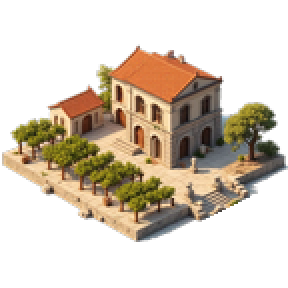
#> input picture assets/_orig/buildings/armory.png, 144 x 144 px (shown 2 times larger)
$ python -i process_terrain_textures.py   (imports and definitions only)
#> lines starting #> are read from the running program, lines starting #| are printed output that depends on the picture
"""
Convertit les textures de sol Olympos (1024×1024 PNG ou zip) en tuiles iso
64×32 logiques pour assets/tiles/ (export 128×64, réduit par le canvas).

Usage :
  python tools/process_terrain_textures.py OLYMPOS_TERRAIN_TEXTURES.zip
  python tools/process_terrain_textures.py assets/textures_source/*.png
  python tools/process_terrain_textures.py --from-preview chemin/vers/apercu.png
  python tools/process_terrain_textures.py --from-iso-atlas chemin/planche.webp

Ordre attendu dans le zip (8 fichiers, tri alphabétique ou noms explicites) :
  01_grass, 02_hill, 03_marble, 04_rock, 05_sand, 06_water, 07_road, 08_forest
Ou noms : grass, hill, marble, rock, sand, water, road/planks/cobble, forest/wheat
"""

import os
import random
import sys
import zipfile
from PIL import Image, ImageEnhance, ImageFilter

ROOT = os.path.dirname(os.path.dirname(os.path.abspath(__file__)))
OUT_DIR = os.path.join(ROOT, "assets", "tiles")
SRC_DIR = os.path.join(ROOT, "assets", "textures_source")

TILE_W = 64
TILE_H = 32
# Export 2× (128×64) : le canvas réduit avec antialiasing → plus net au zoom
EXPORT_SCALE = 2
DIAMOND_INSET = 1.0

# Ordre gauche→droite sur la planche « APERÇU TILING » (8 carrés)
PREVIEW_STRIP_NAMES = [
    "grass", "hill", "marble", "rock", "sand", "water", "wood_planks", "wheat",
]

# Fichiers jeu ← source (index dans PREVIEW_STRIP_NAMES ou nom de fichier zip)
GAME_TILE_SOURCES = {
    "grass":  "grass",
    "hill":   "hill",
    "marble": "marble",
    "rock":   "rock",
    "sand":   "sand",
    "water":  "water",
    "wheat":  "wheat",       # hautes herbes / épis
    "forest": "grass",       # sol herbeux + arbres procéduraux par-dessus
}

ROAD_OUT = "road.png"

# Planche isométrique 4×4 (ligne, colonne) → tuile jeu
# Source type « terrain tiles set » (herbe, eau, sable, pierre, bois, glace…)
ISO_ATLAS_GRID = (4, 4)
ISO_ATLAS_FILL = 1.0            # largeur face = TILE_W × EXPORT_SCALE exactement
ISO_ATLAS_BG_THRESHOLD = 22    # noir / fond transparent → alpha 0
ISO_ATLAS_TILE_H = 88          # hauteur canvas export (toutes tuiles identiques)
ISO_ATLAS_FACE_ROW = 38        # ligne cible : centre de la face iso (alignement grille)
ISO_ATLAS_MAP = {
    "grass":  (1, 3),  # hautes herbes
    "hill":   (0, 1),  # rochers moussus sur herbe
    "marble": (1, 1),  # pavés pierre
    "rock":   (2, 2),  # pierre sombre fissurée
    "sand":   (2, 1),  # sable
    "water":  (0, 2),  # eau claire
    "wheat":  (3, 1),  # pelouse quadrillée → champs de blé doré
    "forest": (1, 3),  # hautes herbes → assombri
    "road":   (1, 1),  # pavés pierre (voie romaine / agora)
}


# [48 lines left out: functions sample_bilinear, enhance_square, not called in this run]


def make_road_cobble_cell(paver_cell):
    """Route = pavés pierre légèrement patinés (distinct du marbre carrière en jeu)."""
    im = paver_cell.convert("RGBA")
    rgb = im.convert("RGB")
    rgb = ImageEnhance.Color(rgb).enhance(0.90)
    rgb = ImageEnhance.Contrast(rgb).enhance(1.06)
    rgb = ImageEnhance.Brightness(rgb).enhance(0.96)
    out = rgb.convert("RGBA")
    if im.getextrema()[3][0] < 255:
        out.putalpha(im.split()[3])
    return out


# [46 lines left out: functions make_forest_variant, make_iso_tile, not called in this run]


def defringe_rgba(img, min_sum=24):
    """Supprime le halo noir sur les pixels semi-transparents (artefact de découpe)."""
    im = img.convert("RGBA")
    px = im.load()
    w, h = im.size
    for y in range(h):
        for x in range(w):
            r, g, b, a = px[x, y]
            if a == 0 or a == 255 or (r + g + b) >= min_sum:
                continue
            tr, tg, tb, tw = 0, 0, 0, 0
            for dx, dy in ((-1, 0), (1, 0), (0, -1), (0, 1)):
                nx, ny = x + dx, y + dy
                if 0 <= nx < w and 0 <= ny < h:
                    nr, ng, nb, na = px[nx, ny]
                    if na > 200:
                        tr += nr
                        tg += ng
                        tb += nb
                        tw += 1
            if tw:
                px[x, y] = (tr // tw, tg // tw, tb // tw, a)
    return im


# [62 lines left out: functions match_game_key, build_game_mapping, assign_by_order, assign_by_name, load_square, not called in this run]


def tint_rgba(im, pixel_fn):
    im = im.convert("RGBA")
    px = im.load()
    w, h = im.size
    for y in range(h):
        for x in range(w):
            px[x, y] = pixel_fn(px[x, y])
    return im


def make_forest_cell(cell):
    rnd = random.Random(42)

    def fn(rgba):
        r, g, b, a = rgba
        if a < 8:
            return rgba
        k = rnd.uniform(0.82, 0.96)
        return (int(r * k), int(g * k * 1.02), int(b * k * 0.88), a)

    return tint_rgba(cell, fn)


def make_wheat_cell(cell):
    """Champs de blé : fond nettoyé puis teinte dorée (évite franges noires)."""
    cell = remove_background_auto(cell)
    bbox = cell.getbbox()
    if bbox:
        cell = cell.crop(bbox)

    def fn(rgba):
        r, g, b, a = rgba
        if a < 8:
            return (0, 0, 0, 0)
        return (
            min(255, int(r * 1.08 + 42)),
            min(255, int(g * 0.88 + 32)),
            max(0, int(b * 0.25)),
            a,
        )

    return tint_rgba(cell, fn)


def remove_background_auto(im, threshold=None):
    """Fond blanc ou noir (planche marketing / PNG transparent) → alpha 0."""
    threshold = ISO_ATLAS_BG_THRESHOLD if threshold is None else threshold
    im = im.convert("RGBA")
    px = im.load()
    w, h = im.size
    for y in range(h):
        for x in range(w):
            r, g, b, a = px[x, y]
            if a < 12:
                px[x, y] = (0, 0, 0, 0)
            elif r <= threshold and g <= threshold and b <= threshold:
                px[x, y] = (0, 0, 0, 0)
            elif r >= 242 and g >= 242 and b >= 242:
                px[x, y] = (0, 0, 0, 0)
            else:
                px[x, y] = (r, g, b, 255)
    return im


def remove_white_background(im, threshold=242):
    return remove_background_auto(im, threshold=threshold)


def trim_cell_to_content(cell):
    cell = remove_background_auto(cell)
    bbox = cell.getbbox()
    return cell.crop(bbox) if bbox else cell


def max_width_row_info(im):
    """Ligne la plus large du bloc (≈ face iso) + son centre horizontal."""
    im = im.convert("RGBA")
    px = im.load()
    w, h = im.size
    best_w, best_y, best_cx = 0, 0, w / 2
    for y in range(h):
        xs = [x for x in range(w) if px[x, y][3] > 100]
        if not xs:
            continue
        bw = xs[-1] - xs[0] + 1
        if bw > best_w:
            best_w, best_y = bw, y
            best_cx = (xs[0] + xs[-1]) / 2
    return best_w, best_y, best_cx


def iso_atlas_cell_to_tile(cell, out_w=None, canvas_h=None):
    """
    Bloc 3D atlas → tuile jeu 128×88 :
    - face la plus large redimensionnée à out_w (= une case iso)
    - pied du bloc en bas du canvas, centré horizontalement
    """
    if out_w is None:
        out_w = TILE_W * EXPORT_SCALE
    if canvas_h is None:
        canvas_h = ISO_ATLAS_TILE_H

    cropped = trim_cell_to_content(cell)
    if not cropped.getbbox():
        return Image.new("RGBA", (out_w, canvas_h), (0, 0, 0, 0))

    face_w, face_y, face_cx = max_width_row_info(cropped)
    if face_w < 1:
        face_w = cropped.size[0]
        face_y = cropped.size[1] // 2
        face_cx = cropped.size[0] / 2

    face_row = ISO_ATLAS_FACE_ROW
    scale = out_w / face_w
    cw, ch = cropped.size
    nh = max(1, ch * scale)
    face_y_s = face_y * scale
    face_cx_s = face_cx * scale

    # Réduire si la face alignée (ligne 38) ne tient pas dans le canvas
    for _ in range(24):
        oy = face_row - face_y_s
        if oy >= 0 and oy + nh <= canvas_h:
            break
        scale *= 0.92
        nh = max(1, ch * scale)
        face_y_s = face_y * scale
        face_cx_s = face_cx * scale

    nw = max(1, int(round(cw * scale)))
    nh = max(1, int(round(ch * scale)))
    scaled = cropped.resize((nw, nh), Image.LANCZOS)
    face_y_s = face_y * scale
    face_cx_s = face_cx * scale

    oy = int(round(face_row - face_y_s))
    ox = int(round(out_w / 2 - face_cx_s))
    if oy < 0:
        oy = 0
    if oy + nh > canvas_h:
        oy = canvas_h - nh
    if ox + nw > out_w:
        ox = out_w - nw
    if ox < 0:
        ox = 0

    out = Image.new("RGBA", (out_w, canvas_h), (0, 0, 0, 0))
    out.paste(scaled, (ox, oy), scaled)
    return defringe_rgba(out)


def extract_iso_atlas_cells(atlas_path, grid=ISO_ATLAS_GRID):
    """Découpe une planche en grille (rows, cols) + rognage au contenu."""
#> called with atlas_path = '../assets/_orig/buildings/armory.png', grid = (4, 4)
    im = Image.open(atlas_path).convert("RGBA")
#> im is the input picture: PIL image 144x144 RGBA; mean R, G, B, A 62.5, 51.3, 36.5, 101.3
    w, h = im.size
#> w = 144; h = 144
    cols, rows = grid[1], grid[0]
    cells = {}
    for r in range(rows):
        for c in range(cols):
            x0 = round(c * w / cols)
            x1 = round((c + 1) * w / cols)
            y0 = round(r * h / rows)
            y1 = round((r + 1) * h / rows)
            cells[(r, c)] = im.crop((x0, y0, x1, y1))
#> after the loop, cells = 16 items
    return cells


def export_from_iso_atlas(atlas_path):
    """Génère assets/tiles/*.png depuis une planche isométrique 4×4."""
    os.makedirs(OUT_DIR, exist_ok=True)
    os.makedirs(SRC_DIR, exist_ok=True)

    dest_src = os.path.join(SRC_DIR, os.path.basename(atlas_path))
    if os.path.abspath(atlas_path) != os.path.abspath(dest_src):
        Image.open(atlas_path).save(dest_src)
        print(f"  Copie source -> {dest_src}")

    cells = extract_iso_atlas_cells(atlas_path)
#> cells = 16 items
    out_w = TILE_W * EXPORT_SCALE
    canvas_h = ISO_ATLAS_TILE_H
    exported = set()

    for game_key, (row, col) in ISO_ATLAS_MAP.items():
        if game_key == "road":
            continue
        cell = cells.get((row, col))
        if cell is None:
            raise SystemExit(f"Case ({row},{col}) introuvable pour '{game_key}'")

        if game_key == "forest":
            tile = iso_atlas_cell_to_tile(make_forest_cell(cell), out_w, canvas_h)
        elif game_key == "wheat":
            tile = iso_atlas_cell_to_tile(make_wheat_cell(cell), out_w, canvas_h)
        else:
            tile = iso_atlas_cell_to_tile(cell, out_w, canvas_h)

        out_path = os.path.join(OUT_DIR, f"{game_key}.png")
        tile.save(out_path)
        exported.add(game_key)
        print(f"  OK  {game_key}.png ({out_w}×{canvas_h}) <- atlas[{row},{col}]")
#> this loop made 9 passes
#> pass 1, in trim_cell_to_content, `cell = remove_background_auto(cell)`:
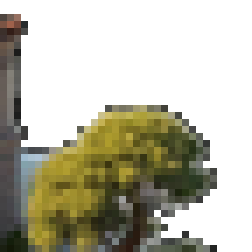
#> cell: PIL image 36x36 RGBA (shown 7 times larger); mean R, G, B, A 46.5, 44.4, 27.5, 113.1; transparent parts drawn white
#> pass 1, in iso_atlas_cell_to_tile, `cropped = trim_cell_to_content(cell)`:
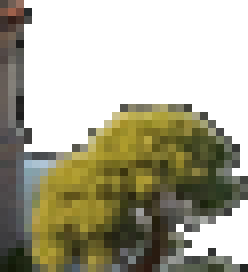
#> cropped: PIL image 31x34 RGBA (shown 8 times larger); mean R, G, B, A 57.2, 54.6, 33.8, 139.1; transparent parts drawn white
#> pass 1, in iso_atlas_cell_to_tile, `scaled = cropped.resize((nw, nh), Image.LANCZOS)`:
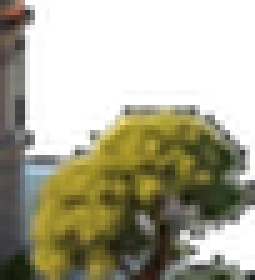
#> scaled: PIL image 51x56 RGBA (shown 5 times larger); mean R, G, B, A 65.7, 63.1, 41.6, 138.8; transparent parts drawn white
#> after the loop:
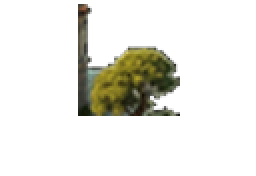
#> tile: PIL image 128x88 RGBA (shown 2 times larger); mean R, G, B, A 12.9, 12.6, 6.7, 34.3; transparent parts drawn white
#> after the loop, exported = 8 items

    road_cell = cells.get(ISO_ATLAS_MAP["road"])
    if road_cell is not None:
        road = iso_atlas_cell_to_tile(make_road_cobble_cell(road_cell), out_w, canvas_h)
#> in make_road_cobble_cell, `rgb = im.convert("RGB")`:
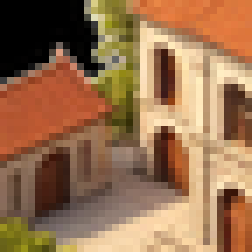
#> rgb: PIL image 36x36 RGB (shown 7 times larger); mean R, G, B 151.6, 112.5, 78.9
#> in iso_atlas_cell_to_tile (call 9), `face_w, face_y, face_cx = max_width_row_info(cropped)`: face_w = 36; face_y = 11; face_cx = 17.5
#> in iso_atlas_cell_to_tile (call 9), `scale = out_w / face_w`: scale = 3.56
#> in iso_atlas_cell_to_tile (call 9), `nh = max(1, ch * scale)`: nh = 128
#> in iso_atlas_cell_to_tile (call 9), `face_y_s = face_y * scale`: face_y_s = 39.11
#> in iso_atlas_cell_to_tile (call 9), `face_cx_s = face_cx * scale`: face_cx_s = 62.22
#> the loop in iso_atlas_cell_to_tile (call 9), `for _ in range(24):` made 8 passes
#> (oy, scale, nh, face_y_s, face_cx_s) on passes 1 to 7: (-1.11, 3.27, 117.8, 35.98, 57.24), (2.02, 3.01, 108.3, 33.1, 52.66), (4.9, 2.77, 99.67, 30.46, 48.45), (7.54, 2.55, 91.7, 28.02, 44.58), (9.98, 2.34, 84.36, 25.78, 41.01), (12.22, 2.16, 77.61, 23.72, 37.73), (14.28, 1.98, 71.4, 21.82, 34.71)
#> oy on pass 8: 16.18
#> after the loop in iso_atlas_cell_to_tile (call 9), `for _ in range(24):`: scale = 1.98
#> in iso_atlas_cell_to_tile (call 9), `nw = max(1, int(round(cw * scale)))`: nw = 71
#> in iso_atlas_cell_to_tile (call 9), `scaled = cropped.resize((nw, nh), Image.LANCZOS)`:
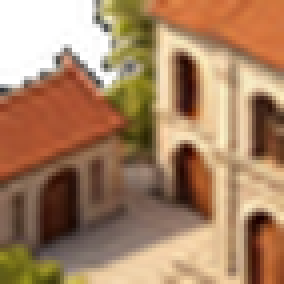
#> scaled: PIL image 71x71 RGBA (shown 4 times larger); mean R, G, B, A 146.1, 110.1, 79.2, 231.2; transparent parts drawn white
#> in iso_atlas_cell_to_tile (call 9), `oy = int(round(face_row - face_y_s))`: oy = 16
#> in iso_atlas_cell_to_tile (call 9), `ox = int(round(out_w / 2 - face_cx_s))`: ox = 29
#> in iso_atlas_cell_to_tile (call 9), `out = Image.new("RGBA", (out_w, canvas_h), (0, 0, 0, 0))`: out: PIL image 128x88 RGBA; every value is 0
#> in iso_atlas_cell_to_tile (call 9), `out.paste(scaled, (ox, oy), scaled)`:
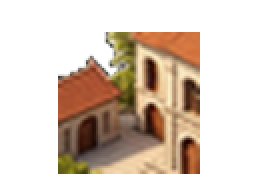
#> out: PIL image 128x88 RGBA (shown 2 times larger); mean R, G, B, A 64.2, 48.2, 34.4, 103; transparent parts drawn white
        road.save(os.path.join(OUT_DIR, ROAD_OUT))
        print(f"  OK  {ROAD_OUT} ({out_w}×{canvas_h}) <- atlas{ISO_ATLAS_MAP['road']} (pavés)")

    print(f"\n{len(exported)} tuiles + route exportées.")
#| 8 tuiles + route exportées.


# [107 lines left out: functions export_tiles, extract_from_preview, collect_from_zip, main, not called in this run]


# [2 lines not run here, left out]

>>> result = export_from_iso_atlas('../assets/_orig/buildings/armory.png')

$ run again, on assets/buildings/agora.png
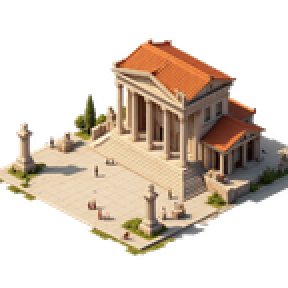
#> input picture assets/buildings/agora.png, 144 x 144 px (shown 2 times larger)
#> in extract_iso_atlas_cells, im is the input picture: PIL image 144x144 RGBA; mean R, G, B, A 79.1, 66.8, 54.6, 107.4
#> after the loop in extract_iso_atlas_cells, `for r in range(rows):`: cells = 16 items
#> the loop in export_from_iso_atlas, `for game_key, (row, col) in ISO_ATLAS_MAP.items():` made 9 passes
#> after the loop in export_from_iso_atlas, `for game_key, (row, col) in ISO_ATLAS_MAP.items():`: exported = 8 items
#> face_w = 36; face_y = 30; face_cx = 17.5
#> in iso_atlas_cell_to_tile (call 9), `scale = out_w / face_w`: scale = 3.56
#> in iso_atlas_cell_to_tile (call 9), `nh = max(1, ch * scale)`: nh = 128
#> in iso_atlas_cell_to_tile (call 9), `face_y_s = face_y * scale`: face_y_s = 106.7
#> in iso_atlas_cell_to_tile (call 9), `face_cx_s = face_cx * scale`: face_cx_s = 62.22
#> the loop in iso_atlas_cell_to_tile (call 9), `for _ in range(24):` made 14 passes
#> (oy, scale, nh, face_y_s, face_cx_s) on passes 1 to 8: (-68.67, 3.27, 117.8, 98.13, 57.24), (-60.13, 3.01, 108.3, 90.28, 52.66), (-52.28, 2.77, 99.67, 83.06, 48.45), (-45.06, 2.55, 91.7, 76.42, 44.58), (-38.42, 2.34, 84.36, 70.3, 41.01), (-32.3, 2.16, 77.61, 64.68, 37.73), (-26.68, 1.98, 71.4, 59.5, 34.71), (-21.5, 1.82, 65.69, 54.74, 31.93)
#> after the loop in iso_atlas_cell_to_tile (call 9), `for _ in range(24):`: scale = 1.2
#> nw = 43
#> in iso_atlas_cell_to_tile (call 9), `oy = int(round(face_row - face_y_s))`: oy = 2
#> ox = 43
#> in iso_atlas_cell_to_tile (call 9), `out.paste(scaled, (ox, oy), scaled)`:
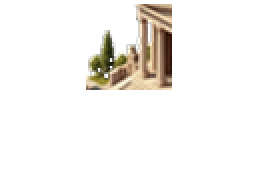
#> out: PIL image 128x88 RGBA (shown 2 times larger); mean R, G, B, A 18.1, 15.7, 12.2, 27.7; transparent parts drawn white
#| 8 tuiles + route exportées.
